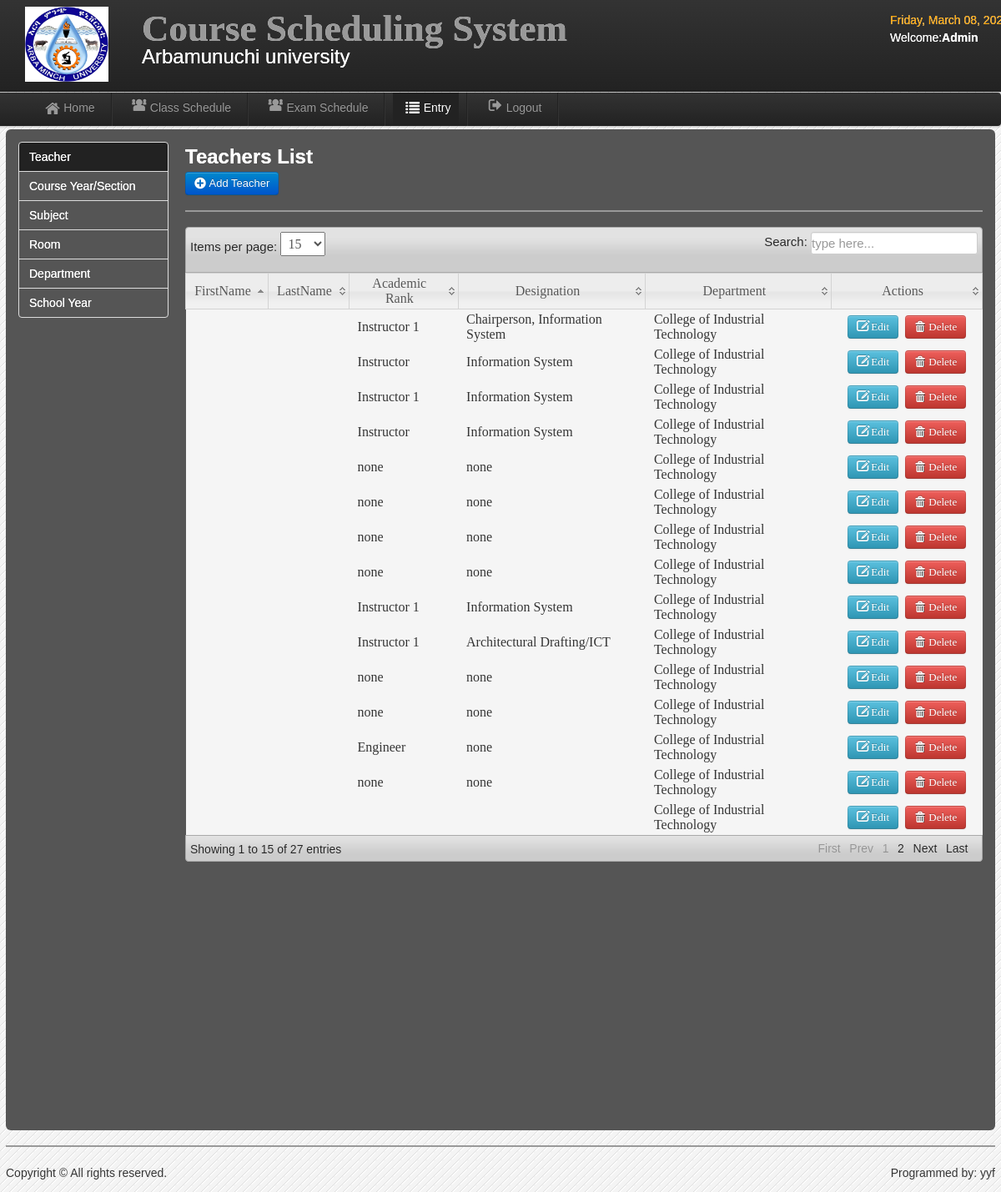
The app's page /admin/CIT_record.php (signed in) with its own data.
### tables this page shows
CREATE TABLE `users` (
  `User_id` int(11) NOT NULL,
  `UserName` varchar(20) NOT NULL,
  `Password` varchar(20) NOT NULL,
  `User_Type` varchar(20) NOT NULL,
  `FirstName` varchar(30) NOT NULL,
  `LastName` varchar(30) NOT NULL,
  `College` varchar(20) NOT NULL
);

CREATE TABLE `teacher` (
  `teacher_id` int(11) NOT NULL,
  `Name` varchar(50) NOT NULL,
  `Academic_Rank` varchar(100) NOT NULL,
  `Designation` varchar(100) NOT NULL,
  `Department` varchar(100) NOT NULL
);

### admin/session.php (called while the page is built, shortened)
<?php
        $id_session=$_SESSION['id'];
?>

### admin/CIT_record.php (the view, shortened to what this page needs)
<?php include('session.php'); include('header.php'); include('dbcon.php');?>
<body>
<?php include('nav-top1.php'); ?>
    <div class="navbar navbar-fixed-top1">
    <div class="navbar-inner">
    <div class="container">
	<div class="marg">
    <ul class="nav">
  <li>
    <a href="user_home.php"><i class="icon-home icon-large"></i>Home</a>
  </li>
   <li class="divider-vertical"></li>
  <li><a href="user_schedule.php"><i class="icon-group icon-large"></i>Class Schedule</a></li>
   <li class="divider-vertical"></li>
    <li><a href="CIT_exam_schedule.php"><i class="icon-group icon-large"></i>Exam Schedule</a></li>
   <li class="divider-vertical"></li>
  <li class="active"><a href="CIT_record.php"><i class="icon-list icon-large"></i>Entry</a></li>
   <li class="divider-vertical"></li>
  <li><a id="logout" data-toggle="modal" href="#myModal"><i class="icon-signout icon-large"></i>Logout</a></li>
   <li class="divider-vertical"></li>
</ul>
    </div>
    </div>
    </div>
    </div>
<div class="wrapper">
<div id="element" class="hero-body">
<div class="left-nav">
<ul class="nav nav-tabs nav-stacked">
  <li class="active"><a href="CIT_record.php"><font color="white">Teacher</font></a></li>
  <li><a href="CIT_course.php"><font color="white">Course Year/Section</font></a></li>
  <li><a href="CIT_subject.php"><font color="white">Subject</font></a></li>
  <li><a href="CIT_room.php"><font color="white">Room</font></a></li>
  <li><a href="CIT_department.php"><font color="white">Department</font></a></li>
  <li><a href="CIT_shool_year.php"><font color="white">School Year</font></a></li>
</ul>
</div>
<div class="right-nav-content">
<h2><font color="white">Teachers List</font></h2>
	<a class="btn btn-primary"  href="CIT_add_teacher.php">  <i class="icon-plus-sign icon-large"></i>&nbsp;Add Teacher</a>
	<hr>
	<table class="users-table">
<div class="demo_jui">
		<table cellpadding="0" cellspacing="0" border="0" class="display" id="log" class="jtable">
			<thead>
				<tr>
				<th>FirstName</th>
				<th>LastName</th>
				<th>Academic Rank</th>
				<th>Designation</th>
				<th>Department</th>
				<th>Actions</th>
				</tr>
			</thead>
			<tbody>
<?php $result=mysqli_query($conn,"select * from teacher") or die(mysqli_error());
while($row=mysqli_fetch_array($result)){ $id=$row['teacher_id'];
 ?>
<tr class="del<?php echo $id ?>">
	<td><?php echo $row['FirstName']; ?></td>
	<td><?php echo $row['LastName']; ?></td>
	<td><?php echo $row['Academic_Rank']; ?></td>
	<td><?php echo $row['Designation']; ?></td>
	<td><?php echo $row['Department']; ?></td>
	<td align="center" width="160">
	<a class="btn btn-info" href="CIT_edit_teacher.php<?php echo '?id='.$id; ?>"><i class="icon-edit icon-large"></i>&nbsp;Edit</a>&nbsp;
	<a class="btn btn-danger1"  id="<?php echo $id; ?>">  <i class="icon-trash icon-large"></i>&nbsp;Delete</a>
</td>
	<?php } ?>
	</tr>
			</tbody>
		</table>
</div>
	</div>
<?php include('footer.php');?>
</div>
</body>

### admin/nav-top1.php
	<div class="navbar navbar-fixed-top">
	<div class="navbar-inner">
	<div class="container">
		<a class="branded">
		<img src="amu.jpg" width="100" height="90">
 	</a>
	<a class="brand">
	 <h1>Course Scheduling System</h1>
	 <div class="chmsc_nav"><font size="5" style="Bookman Old Style" color="white">Arbamunuchi university</font></div>
 	</a>
<div class="time_top">
<font color="orange">
  <?php
 $Today=date('y:m:d');
$new=date('l, F d, Y',strtotime($Today));
echo $new; ?>
</font>
<?php
$logout_query=mysqli_query($conn,"select * from users where User_id=$id_session");
$row=mysqli_fetch_array($logout_query);
$type=$row['User_Type'];
?>
<p><font color="white">Welcome:<b><?php echo $type;?></b>
<?php echo $row['College'] ?></p></font>
</div>
	</div>
	</div>
	</div>

### admin/css/style.css (style rules this page uses)
* { margin:0; padding:0; }
body { font-family:"Trebuchet MS", "Myriad Pro", Arial, sans-serif; font-size:14px; background:#f4f4f4 url(../img/bg.gif) repeat top left; color:#333; text-shadow:0px 0px 0px #fff;; }
h1 { font-size:45px; }
a { color:#777; }
p { padding:5px 0px; }
.wrapper { width:1186px; margin:10px auto; min-height:550px; }

### admin/css/datatable/demo_table_jui.css (style rules this page uses)
table.display thead th { cursor: pointer; padding: 3px 0 3px 10px; }
table.display { border-collapse: collapse; clear: both; margin: 0 auto; width: 100%; }
table.display td { padding: 3px 10px; }
tr.odd { background-color: #F5F5F5; }
tr.even { background-color: #F5F5F5; }
tr.odd td.sorting_1 { background-color: F5F5F5; }
tr.even td.sorting_1 { background-color: F5F5F5; }

### records on screen
users: User_Type "Admin"
teacher: Academic_Rank "Instructor 1", Designation "Chairperson, Information System", Department "College of Industrial Technology"
teacher: Academic_Rank "Instructor", Designation "Information System", Department "College of Industrial Technology"
teacher: Academic_Rank "Instructor 1", Designation "Information System", Department "College of Industrial Technology"
teacher: Academic_Rank "Instructor", Designation "Information System", Department "College of Industrial Technology"
teacher: Academic_Rank "none", Designation "none", Department "College of Industrial Technology"
teacher: Academic_Rank "none", Designation "none", Department "College of Industrial Technology"
teacher: Academic_Rank "none", Designation "none", Department "College of Industrial Technology"
teacher: Academic_Rank "none", Designation "none", Department "College of Industrial Technology"
teacher: Academic_Rank "Instructor 1", Designation "Information System", Department "College of Industrial Technology"
teacher: Academic_Rank "Instructor 1", Designation "Architectural Drafting/ICT", Department "College of Industrial Technology"
teacher: Academic_Rank "none", Designation "none", Department "College of Industrial Technology"
teacher: Academic_Rank "none", Designation "none", Department "College of Industrial Technology"
teacher: Academic_Rank "Engineer", Designation "none", Department "College of Industrial Technology"
teacher: Academic_Rank "none", Designation "none", Department "College of Industrial Technology"
teacher: Department "College of Industrial Technology"
